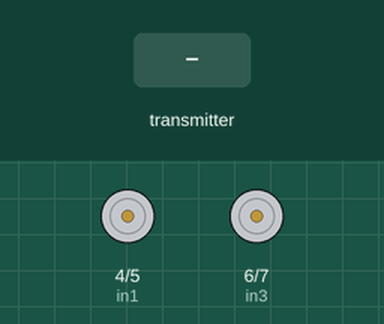
Simulated run of this sketch. Board: Arduino Uno, built with avr-gcc and run on an emulated ATmega328P. On the bench: motor-driver pin pairs drawn as motors (green arrow = first pin HIGH = forward, orange = second pin HIGH = backward, longer = more drive). Inputs (shaded band) come from the test bench. No radio packets arrive unless stated.

Above: at 1.2 s.
1.3 s: the transmitter starts sending mapX1 = 0
At 2.1 s:
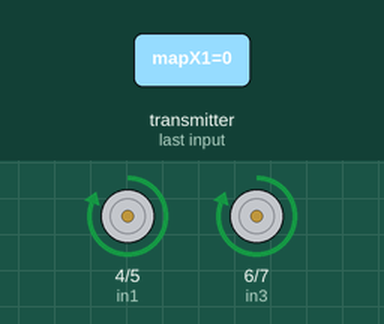
2.8 s: the transmitter starts sending mapY2 = 128
At 3.2 s:
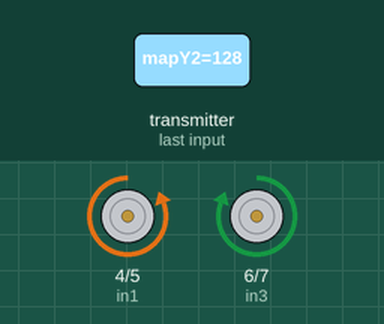
4.3 s: the transmitter starts sending mapX1 = 255
At 5.5 s:
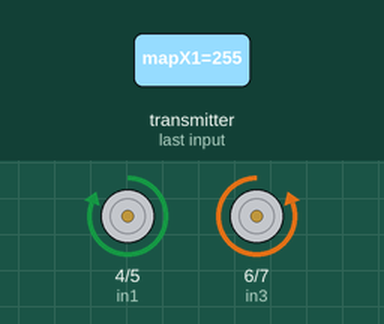
5.8 s: the transmitter starts sending mapY2 = 255
At 6.7 s:
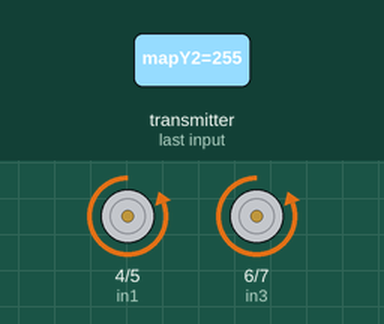
7.3 s: the transmitter starts sending mapY2 = 0
At 7.9 s:
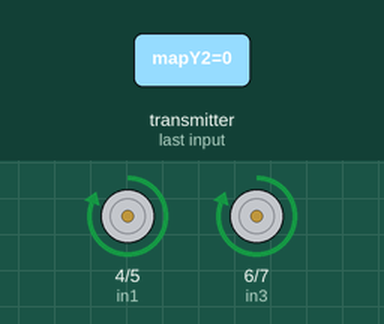
Timing chart, 0 to 9.8 s (numbered marks = the images above; inputs shaded):
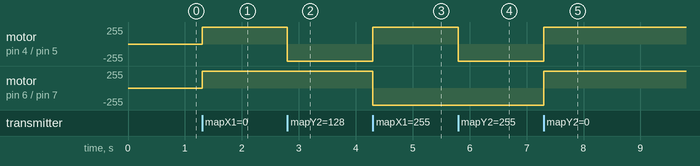

Measured:
- after the input at 1.3 s, motor on pin 4 (in1) / pin 5 (in2), motor on pin 6 (in3) / pin 7 (in4): stopped → forward 255/255 at once
- after the input at 2.8 s, motor on pin 4 (in1) / pin 5 (in2): forward 255/255 → backward 255/255 at once
- after the input at 4.3 s, motor on pin 4 (in1) / pin 5 (in2): backward 255/255 → forward 255/255 at once; motor on pin 6 (in3) / pin 7 (in4): forward 255/255 → backward 255/255 at once
- after the input at 5.8 s, motor on pin 4 (in1) / pin 5 (in2): forward 255/255 → backward 255/255 at once
- after the input at 7.3 s, motor on pin 4 (in1) / pin 5 (in2), motor on pin 6 (in3) / pin 7 (in4): backward 255/255 → forward 255/255 at once

The sketch:

receive.ino
```cpp
#include <SPI.h>
#include <nRF24L01.h>
#include <RF24.h>

#define CE_PIN   9
#define CSN_PIN 10
#define in1 4
#define in2 5
#define in3 6
#define in4 7
bool line1;
bool line2;
bool line3;
bool line4;

typedef struct {
  byte mapX1;
  byte mapX2;
  byte mapY1;
  byte mapY2;
  byte SW_state1;
  byte SW_state2;
} Data_Package;
Data_Package data;

RF24 radio(CE_PIN, CSN_PIN);

const byte rxAddr[6] = "00001";

void setup()
{

  //Serial.begin(9600);

  pinMode(in1, OUTPUT);
  pinMode(in2, OUTPUT);
  pinMode(in3, OUTPUT);
  pinMode(in4, OUTPUT);


  //Serial.println("NRF24L01P Receiver Starting...");


  radio.begin();
  radio.setPALevel(RF24_PA_MIN);
  radio.setDataRate( RF24_250KBPS );
  radio.setPayloadSize(6);
  radio.setRetries(15, 15);
  radio.openReadingPipe(0, rxAddr);
  radio.startListening();

}

void loop()
{
  /* Serial.print("joystickX1: ");
  Serial.print(data.mapX1);
  Serial.print("; joystickY1: ");
  Serial.print(data.mapY1);
  Serial.print("; joystickX2: ");
  Serial.print(data.mapX2);
  Serial.print("; joystickY2: ");
  Serial.print(data.mapY2);
  */
  if (radio.available())
  {
    radio.read(&data, sizeof(data));

    //Serial.print("Received Message: ");

    if (data.mapX1 > 200){//Serial.print("Up");
    line1 = true;
    line2 = false;
    line3 = false;
    line4 = true;
    }

    else if (data.mapX1 < 74){//Serial.print("down");
    line1 = false;
    line2 = true;
    line3 = true;
    line4 = false;
    }
    if (data.mapY2 > 200){//Serial.print("right");

        line1 = false;
    line2 = true;
    line3 = false;
    line4 = true;
    }
    else if (data.mapY2 < 74){//Serial.print("left");

        line1 = true;
    line2 = false;
    line3 = true;
    line4 = false;
    }
    if (data.mapX1 > 110 && data.mapX1 < 140 && data.mapY2 > 110 && data.mapY2 < 140){//Serial.print("stop");
    line1 = false;
    line2 = false;
    line3 = false;
    line4 = false;
    }

    if(line1 == true){
      digitalWrite(in1, HIGH);
    }
    else if (line1 == false){
      digitalWrite(in1, LOW);
    }
        if(line2 == true){
      digitalWrite(in2, HIGH);
    }
    else if (line2 == false){
      digitalWrite(in2, LOW);
    }
        if(line3 == true){
      digitalWrite(in3, HIGH);
    }
    else if (line3 == false){
      digitalWrite(in3, LOW);
    }
        if(line4 == true){
      digitalWrite(in4, HIGH);
    }
    else if (line4 == false){
      digitalWrite(in4, LOW);
    }

    //Serial.println("");
  }
}
```
